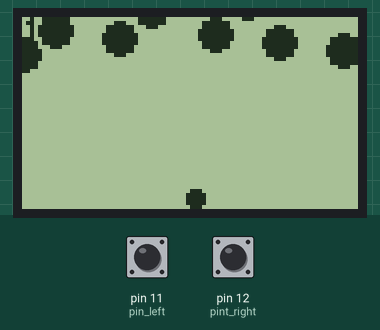
Bench run of a sketch on a simulated Arduino Uno, built with avr-gcc and run on an emulated ATmega328P. On the bench: 84×48 one-colour display. Inputs (shaded band) come from the test bench; at power-on: pin 11 (pin_left) HIGH, pin 12 (pint_right) HIGH. Random numbers use the default seed unless the sketch sets one.

Above: at 1.2 s.
1.3 s: pin 11 (pin_left) pulled LOW for 0.15 s
At 1.35 s:
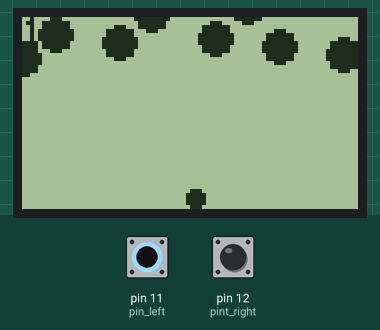
2.0 s: pin 12 (pint_right) pulled LOW for 1 s
At 2.46 s:
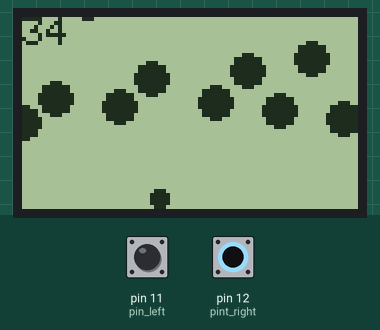
3.6 s: pin 11 (pin_left) pulled LOW for 1 s
At 4.9 s:
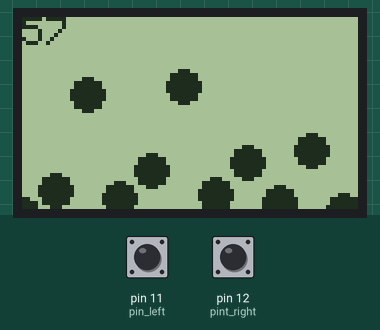
Timing chart, 0 to 6.6 s (numbered marks = the images above; inputs shaded):
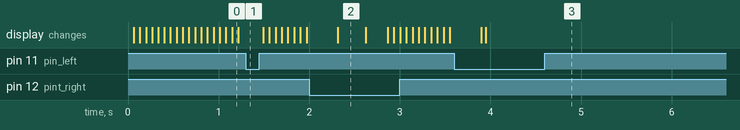

The sketch:

Space_Ship.ino
```cpp
#include <Adafruit_GFX.h>
#include <Adafruit_PCD8544.h>

bool is_game_end = false;
int pin_left = 11;
int pint_right = 12;
int ship_pos = 43;
int rocks_pos[12];

Adafruit_PCD8544 lcd = Adafruit_PCD8544(7, 6, 5, 4, 3);

void setup() {
  Serial.begin(9600);

  for (int i=0; i<12; i++) rocks_pos[i] = -99;

  srand(analogRead(0));

  pinMode(pin_left, INPUT_PULLUP);
  pinMode(pint_right, INPUT_PULLUP);

  lcd.begin();
  lcd.setContrast(50);

  draw();
}

int score = 0;
double skip_count = 0;
double rock_speed = 0.5;

void loop() {
  if (digitalRead(pin_left) == LOW) ship_pos++;
  if (digitalRead(pint_right) == LOW) ship_pos--;

  if (ship_pos < 2) ship_pos = 2;
  if (ship_pos > 81) ship_pos = 81;

  skip_count = skip_count - rock_speed;

  if (skip_count < 0) {
    score++;

    skip_count = 2.0;
    rock_speed = rock_speed + 0.002;

    int r = rand() % 12;

    if (rocks_pos[r] == -99) {
      if ((rand() % 1) == 0) rocks_pos[r] = -8;
    }

      for (int i=0; i<12; i++) {
      if (rocks_pos[i] >= 52) rocks_pos[i] = -99;
      if (rocks_pos[i] != -99) rocks_pos[i] ++;

      if (rocks_pos[i] > 45) check_collision(i);
    }
  }

  draw();
}

void check_collision(int no) {
  int r_left = (no * 8) - 4;
  int r_right = (no * 8) + 4;
  int s_left = ship_pos - 2;
  int s_right = ship_pos + 2;

//  if (!is_game_end) {
//  Serial.print("r_left: ");
//  Serial.print(r_left);
//  Serial.print("r_right: ");
//  Serial.print(r_right);
//  Serial.print("s_left: ");
//  Serial.print(s_left);
//  Serial.print("s_right: ");
//  Serial.print(s_right);
//  Serial.println();
//  }

  if ((s_right > r_left) && (s_left < r_right)) is_game_end = true;
}

void draw() {
  lcd.clearDisplay();

  if (is_game_end) return;

  lcd.setTextSize(1);
  lcd.setCursor(0,0);
  lcd.println(score);

  for (int i=0; i<12; i++) {
    lcd.fillCircle(i*8, rocks_pos[i], 4, BLACK);
  }

  lcd.fillCircle(ship_pos, 45, 2, BLACK);

  lcd.display();
}
```
